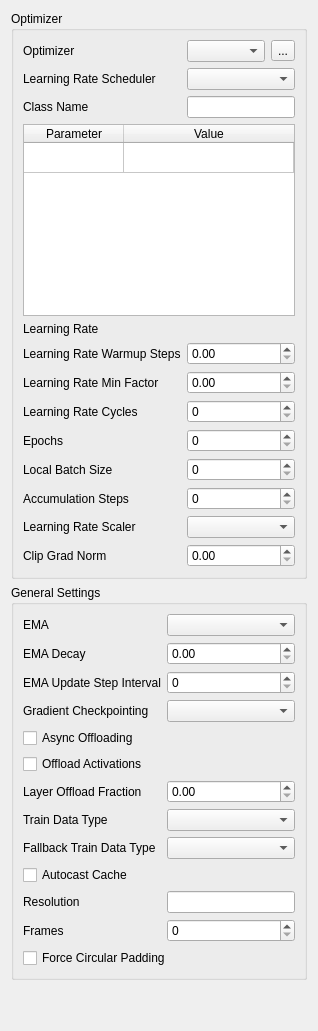
        <widget class="QFrame" name="verticalFrame">
         <layout class="QVBoxLayout" name="verticalLayout_4">
          <item>
           <widget class="QGroupBox" name="groupBox">
            <property name="title">
             <string>Optimizer</string>
            </property>
            <layout class="QGridLayout" name="gridLayout_2">
             <item row="4" column="0" colspan="3">
              <widget class="QTableWidget" name="tableWidget">
               <property name="enabled">
                <bool>true</bool>
               </property>
               <property name="editTriggers">
                <set>QAbstractItemView::EditTrigger::AnyKeyPressed|QAbstractItemView::EditTrigger::EditKeyPressed|QAbstractItemView::EditTrigger::SelectedClicked</set>
               </property>
               <property name="selectionMode">
                <enum>QAbstractItemView::SelectionMode::NoSelection</enum>
               </property>
               <property name="showGrid">
                <bool>true</bool>
               </property>
               <property name="rowCount">
                <number>1</number>
               </property>
               <property name="columnCount">
                <number>2</number>
               </property>
               <attribute name="horizontalHeaderStretchLastSection">
                <bool>true</bool>
               </attribute>
               <attribute name="verticalHeaderVisible">
                <bool>false</bool>
               </attribute>
               <attribute name="verticalHeaderCascadingSectionResizes">
                <bool>false</bool>
               </attribute>
               <row/>
               <column>
                <property name="text">
                 <string>Parameter</string>
                </property>
               </column>
               <column>
                <property name="text">
                 <string>Value</string>
                </property>
               </column>
              </widget>
             </item>
             <item row="12" column="1" colspan="2">
              <widget class="QComboBox" name="scalerCmb"/>
             </item>
             <item row="8" column="0">
              <widget class="QLabel" name="label_6">
               <property name="text">
                <string>Learning Rate Cycles</string>
               </property>
               <property name="buddy">
                <cstring>cyclesSbx</cstring>
               </property>
              </widget>
             </item>
             <item row="2" column="0">
              <widget class="QLabel" name="label_2">
               <property name="text">
                <string>Learning Rate Scheduler</string>
               </property>
               <property name="buddy">
                <cstring>schedulerCmb</cstring>
               </property>
              </widget>
             </item>
             <item row="6" column="0">
              <widget class="QLabel" name="label_4">
               <property name="text">
                <string>Learning Rate Warmup Steps</string>
               </property>
               <property name="buddy">
                <cstring>warmupStepsSbx</cstring>
               </property>
              </widget>
             </item>
             <item row="8" column="1" colspan="2">
              <widget class="QSpinBox" name="cyclesSbx">
               <property name="maximum">
                <number>999999999</number>
               </property>
              </widget>
             </item>
             <item row="3" column="0">
              <widget class="QLabel" name="schedulerLbl">
               <property name="enabled">
                <bool>true</bool>
               </property>
               <property name="text">
                <string>Class Name</string>
               </property>
               <property name="buddy">
                <cstring>schedulerClassLed</cstring>
               </property>
              </widget>
             </item>
             <item row="13" column="1" colspan="2">
              <widget class="QDoubleSpinBox" name="clipGradNormSbx">
               <property name="maximum">
                <double>999999999.000000000000000</double>
               </property>
              </widget>
             </item>
             <item row="7" column="0">
              <widget class="QLabel" name="label_5">
               <property name="text">
                <string>Learning Rate Min Factor</string>
               </property>
               <property name="buddy">
                <cstring>minFactorSbx</cstring>
               </property>
              </widget>
             </item>
             <item row="10" column="0">
              <widget class="QLabel" name="label_8">
               <property name="text">
                <string>Local Batch Size</string>
               </property>
               <property name="buddy">
                <cstring>batchSizeSbx</cstring>
               </property>
              </widget>
             </item>
             <item row="6" column="1" colspan="2">
              <widget class="QDoubleSpinBox" name="warmupStepsSbx">
               <property name="maximum">
                <double>999999999.000000000000000</double>
               </property>
              </widget>
             </item>
             <item row="7" column="1" colspan="2">
              <widget class="QDoubleSpinBox" name="minFactorSbx">
               <property name="maximum">
                <double>999999999.000000000000000</double>
               </property>
              </widget>
             </item>
             <item row="0" column="2">
              <widget class="QToolButton" name="optimizerBtn">
               <property name="text">
                <string>...</string>
               </property>
              </widget>
             </item>
             <item row="13" column="0">
              <widget class="QLabel" name="label_11">
               <property name="text">
                <string>Clip Grad Norm</string>
               </property>
               <property name="buddy">
                <cstring>clipGradNormSbx</cstring>
               </property>
              </widget>
             </item>
             <item row="9" column="0">
              <widget class="QLabel" name="label_7">
               <property name="text">
                <string>Epochs</string>
               </property>
               <property name="buddy">
                <cstring>epochsSbx</cstring>
               </property>
              </widget>
             </item>
             <item row="3" column="1" colspan="2">
              <widget class="QLineEdit" name="schedulerClassLed"/>
             </item>
             <item row="11" column="1" colspan="2">
              <widget class="QSpinBox" name="accumulationStepsSbx">
               <property name="maximum">
                <number>999999999</number>
               </property>
              </widget>
             </item>
             <item row="9" column="1" colspan="2">
              <widget class="QSpinBox" name="epochsSbx">
               <property name="maximum">
                <number>999999999</number>
               </property>
              </widget>
             </item>
             <item row="0" column="0">
              <widget class="QLabel" name="label">
               <property name="text">
                <string>Optimizer</string>
               </property>
               <property name="buddy">
                <cstring>optimizerCmb</cstring>
               </property>
              </widget>
             </item>
             <item row="5" column="0">
              <widget class="QLabel" name="label_3">
               <property name="text">
                <string>Learning Rate</string>
               </property>
              </widget>
             </item>
             <item row="12" column="0">
              <widget class="QLabel" name="label_10">
               <property name="text">
                <string>Learning Rate Scaler</string>
               </property>
               <property name="buddy">
                <cstring>scalerCmb</cstring>
               </property>
              </widget>
             </item>
             <item row="5" column="1" colspan="2">
              <widget class="SNLineEdit" name="learningRateLed" native="true"/>
             </item>
             <item row="2" column="1" colspan="2">
              <widget class="QComboBox" name="schedulerCmb"/>
             </item>
             <item row="11" column="0">
              <widget class="QLabel" name="label_9">
               <property name="text">
                <string>Accumulation Steps</string>
               </property>
               <property name="buddy">
                <cstring>accumulationStepsSbx</cstring>
               </property>
              </widget>
             </item>
             <item row="10" column="1" colspan="2">
              <widget class="QSpinBox" name="batchSizeSbx">
               <property name="maximum">
                <number>999999999</number>
               </property>
              </widget>
             </item>
             <item row="0" column="1">
              <widget class="QComboBox" name="optimizerCmb"/>
             </item>
            </layout>
           </widget>
          </item>
          <item>
           <widget class="QGroupBox" name="groupBox_4">
            <property name="title">
             <string>General Settings</string>
            </property>
            <layout class="QGridLayout" name="gridLayout_8">
             <item row="13" column="0" colspan="2">
              <widget class="QCheckBox" name="circularPaddingCbx">
               <property name="text">
                <string>Force Circular Padding</string>
               </property>
              </widget>
             </item>
             <item row="2" column="1">
              <widget class="QSpinBox" name="emaUpdateIntervalSbx">
               <property name="maximum">
                <number>999999999</number>
               </property>
              </widget>
             </item>
             <item row="4" column="0" colspan="2">
              <widget class="QCheckBox" name="asyncOffloadCbx">
               <property name="text">
                <string>Async Offloading</string>
               </property>
              </widget>
             </item>
             <item row="5" column="0" colspan="2">
              <widget class="QCheckBox" name="offloadActivationsCbx">
               <property name="text">
                <string>Offload Activations</string>
               </property>
              </widget>
             </item>
             <item row="3" column="0">
              <widget class="QLabel" name="label_35">
               <property name="text">
                <string>Gradient Checkpointing</string>
               </property>
               <property name="buddy">
                <cstring>gradientCheckpointingCmb</cstring>
               </property>
              </widget>
             </item>
             <item row="2" column="0">
              <widget class="QLabel" name="label_34">
               <property name="text">
                <string>EMA Update Step Interval</string>
               </property>
               <property name="buddy">
                <cstring>emaUpdateIntervalSbx</cstring>
               </property>
              </widget>
             </item>
             <item row="12" column="0">
              <widget class="QLabel" name="framesLbl">
               <property name="text">
                <string>Frames</string>
               </property>
               <property name="buddy">
                <cstring>framesSbx</cstring>
               </property>
              </widget>
             </item>
             <item row="8" column="0">
              <widget class="QLabel" name="label_38">
               <property name="text">
                <string>Fallback Train Data Type</string>
               </property>
               <property name="buddy">
                <cstring>fallbackDTypeCmb</cstring>
               </property>
              </widget>
             </item>
             <item row="0" column="1">
              <widget class="QComboBox" name="emaCmb"/>
             </item>
             <item row="11" column="0">
              <widget class="QLabel" name="label_39">
               <property name="text">
                <string>Resolution</string>
               </property>
               <property name="buddy">
                <cstring>resolutionLed</cstring>
               </property>
              </widget>
             </item>
             <item row="0" column="0">
              <widget class="QLabel" name="label_32">
               <property name="text">
                <string>EMA</string>
               </property>
               <property name="buddy">
                <cstring>emaCmb</cstring>
               </property>
              </widget>
             </item>
             <item row="1" column="1">
              <widget class="QDoubleSpinBox" name="emaDecaySbx">
               <property name="maximum">
                <double>999999999.000000000000000</double>
               </property>
              </widget>
             </item>
             <item row="12" column="1">
              <widget class="QSpinBox" name="framesSbx">
               <property name="maximum">
                <number>999</number>
               </property>
              </widget>
             </item>
             <item row="7" column="0">
              <widget class="QLabel" name="label_37">
               <property name="text">
                <string>Train Data Type</string>
               </property>
               <property name="buddy">
                <cstring>trainDTypeCmb</cstring>
               </property>
              </widget>
             </item>
             <item row="7" column="1">
              <widget class="QComboBox" name="trainDTypeCmb"/>
             </item>
             <item row="11" column="1">
              <widget class="QLineEdit" name="resolutionLed"/>
             </item>
             <item row="6" column="0">
              <widget class="QLabel" name="label_36">
               <property name="text">
                <string>Layer Offload Fraction</string>
               </property>
               <property name="buddy">
                <cstring>layerOffloadFractionSbx</cstring>
               </property>
              </widget>
             </item>
             <item row="9" column="0" colspan="2">
              <widget class="QCheckBox" name="autocastCacheCbx">
               <property name="text">
                <string>Autocast Cache</string>
               </property>
              </widget>
             </item>
             <item row="3" column="1">
              <widget class="QComboBox" name="gradientCheckpointingCmb"/>
             </item>
             <item row="1" column="0">
              <widget class="QLabel" name="label_33">
               <property name="text">
                <string>EMA Decay</string>
               </property>
               <property name="buddy">
                <cstring>emaDecaySbx</cstring>
               </property>
              </widget>
             </item>
             <item row="6" column="1">
              <widget class="QDoubleSpinBox" name="layerOffloadFractionSbx">
               <property name="maximum">
                <double>1.000000000000000</double>
               </property>
               <property name="singleStep">
                <double>0.100000000000000</double>
               </property>
              </widget>
             </item>
             <item row="8" column="1">
              <widget class="QComboBox" name="fallbackDTypeCmb"/>
             </item>
            </layout>
           </widget>
          </item>
          <item>
           <spacer name="verticalSpacer">
            <property name="orientation">
             <enum>Qt::Orientation::Vertical</enum>
            </property>
            <property name="sizeHint" stdset="0">
             <size>
              <width>20</width>
              <height>40</height>
             </size>
            </property>
           </spacer>
          </item>
         </layout>
        </widget>
